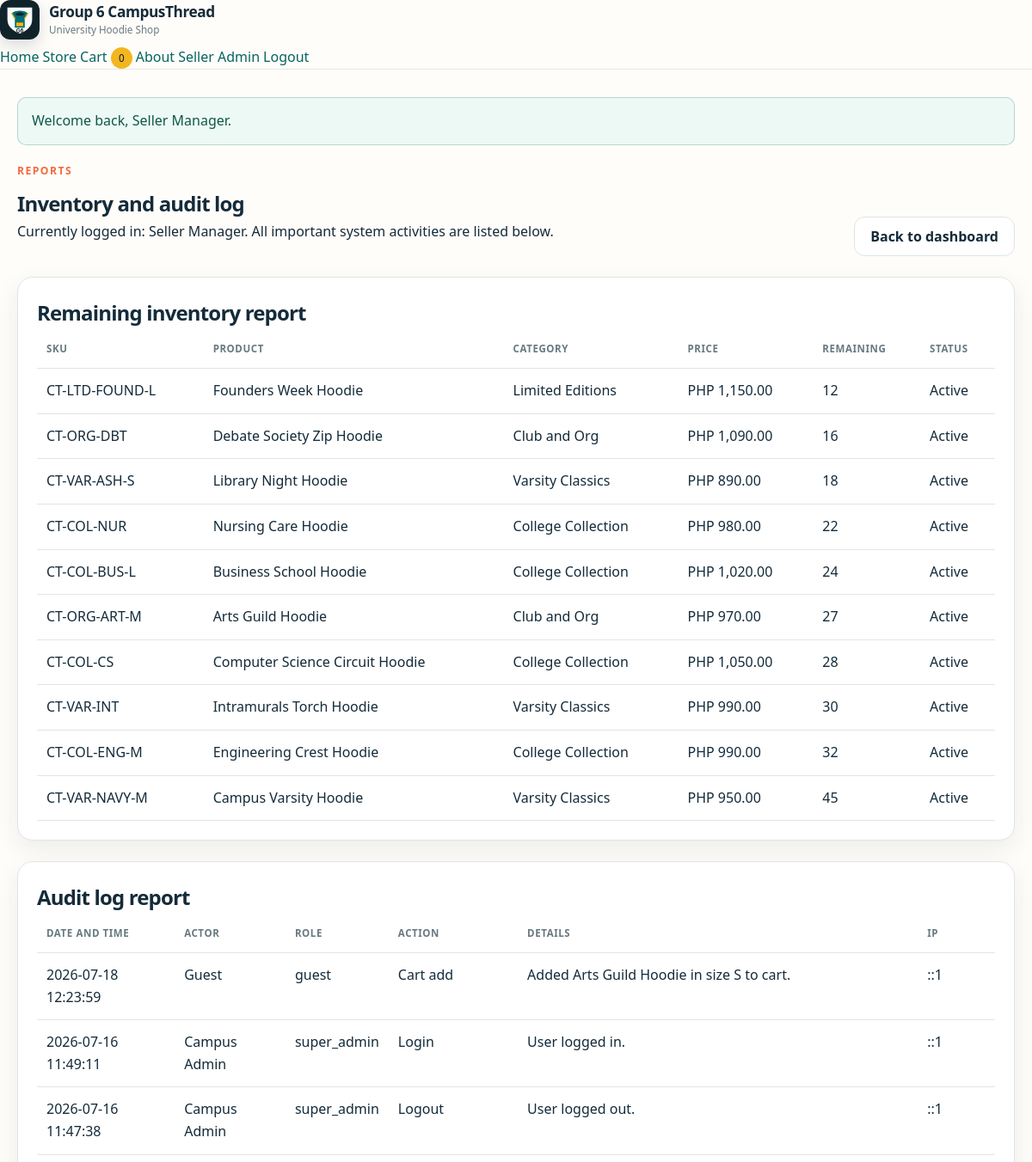
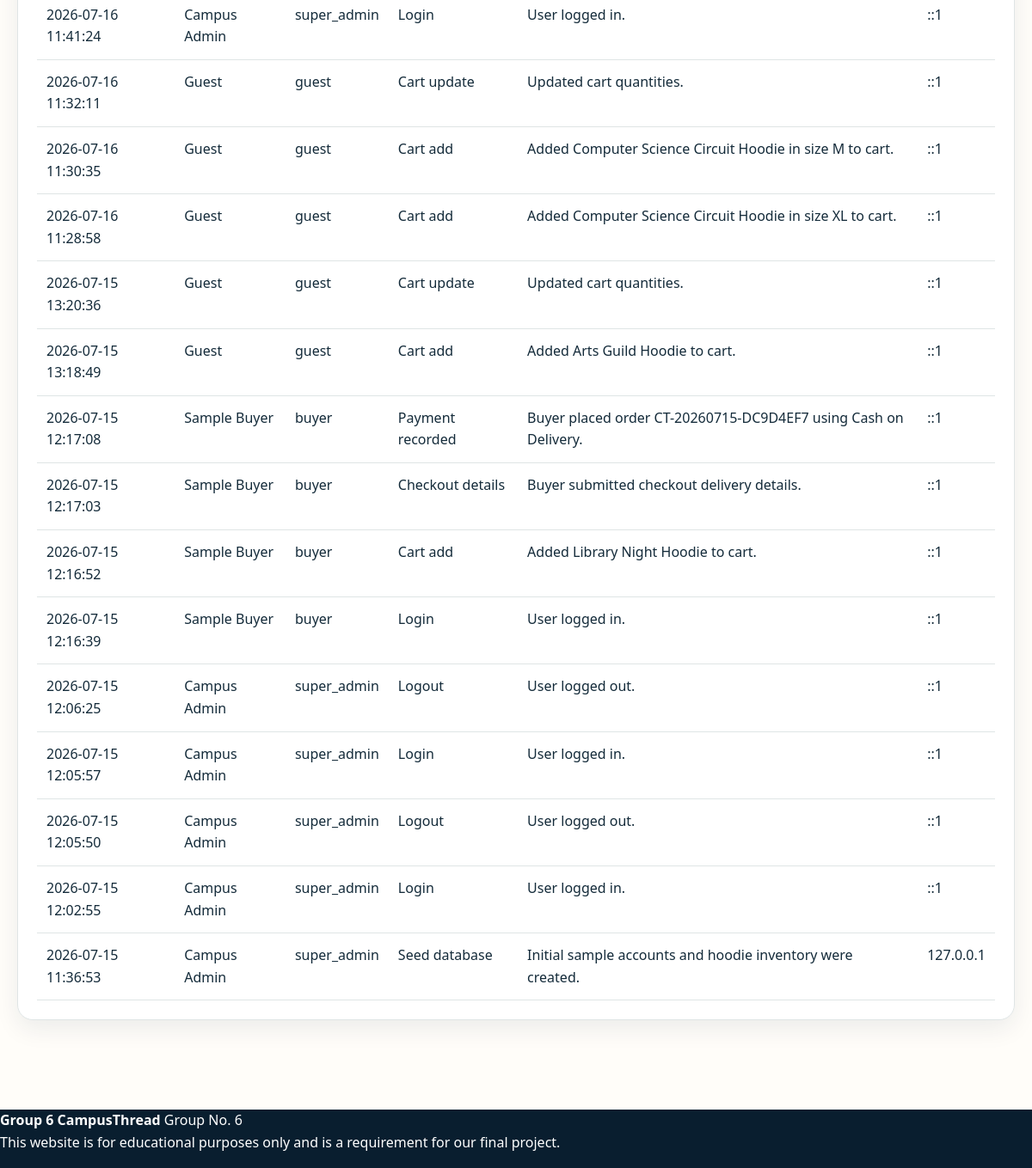
Page /campus-thread-hoodies/admin/reports.php (signed in) on the committed database (2 pictures, top to bottom).
### tables this page shows
CREATE TABLE users (
            id INTEGER PRIMARY KEY AUTOINCREMENT,
            complete_name TEXT NOT NULL,
            email TEXT NOT NULL UNIQUE,
            password_hash TEXT NOT NULL,
            complete_address TEXT NOT NULL DEFAULT '',
            contact_numbers TEXT NOT NULL DEFAULT '',
            role TEXT NOT NULL DEFAULT 'buyer',
            status TEXT NOT NULL DEFAULT 'active',
            email_verified INTEGER NOT NULL DEFAULT 0,
            email_token TEXT,
            created_at TEXT NOT NULL DEFAULT CURRENT_TIMESTAMP,
            updated_at TEXT NOT NULL DEFAULT CURRENT_TIMESTAMP
        );

CREATE TABLE categories (
            id INTEGER PRIMARY KEY AUTOINCREMENT,
            name TEXT NOT NULL UNIQUE,
            slug TEXT NOT NULL UNIQUE,
            description TEXT NOT NULL DEFAULT ''
        );

CREATE TABLE audit_logs (
            id INTEGER PRIMARY KEY AUTOINCREMENT,
            user_id INTEGER,
            actor_name TEXT NOT NULL,
            role TEXT NOT NULL,
            action TEXT NOT NULL,
            details TEXT NOT NULL,
            ip_address TEXT NOT NULL,
            created_at TEXT NOT NULL DEFAULT CURRENT_TIMESTAMP,
            FOREIGN KEY (user_id) REFERENCES users(id)
        );

### campus-thread-hoodies/includes/database.php (called while the page is built, shortened)
<?php
function db(): PDO
{
    static $pdo = null;
    if ($pdo instanceof PDO) {
        return $pdo;
    }
    $pdo = new PDO('sqlite:' . DB_PATH, null, null, [
        PDO::ATTR_ERRMODE => PDO::ERRMODE_EXCEPTION,
        PDO::ATTR_DEFAULT_FETCH_MODE => PDO::FETCH_ASSOC,
    ]);
    $pdo->exec('PRAGMA foreign_keys = ON');
    return $pdo;
}

### campus-thread-hoodies/includes/functions.php (called while the page is built, shortened)
<?php
function h($value): string
{
    return htmlspecialchars((string) $value, ENT_QUOTES, 'UTF-8');
}
function url(string $path = ''): string
{
    return rtrim(BASE_PATH, '/') . '/' . ltrim($path, '/');
}
function money(float $amount): string
{
    return 'PHP ' . number_format($amount, 2);
}
function current_user(): ?array
{
    static $cachedUser = null;
    if ($cachedUser !== null && (int) $cachedUser['id'] === (int) $_SESSION['user_id']) {
        return $cachedUser;
    }
    $stmt = db()->prepare('SELECT * FROM users WHERE id = ? AND status = ? LIMIT 1');
    $stmt->execute([$_SESSION['user_id'], 'active']);
    $cachedUser = $stmt->fetch() ?: null;
    return $cachedUser;
}
function require_admin(): void
{
    $user = current_user();
}

### campus-thread-hoodies/admin/reports.php (the view, shortened to what this page needs)
<?php
require_admin();
$inventory = db()->query("
    SELECT products.*, categories.name AS category_name
    FROM products
    JOIN categories ON categories.id = products.category_id
    ORDER BY products.stock ASC, products.name
")->fetchAll();
$logs = db()->query('SELECT * FROM audit_logs ORDER BY created_at DESC LIMIT 100')->fetchAll();
$currentAdmin = current_user();
require_once __DIR__ . '/../includes/header.php';
?>
<section class="admin-page-head">
    <div>
        <p class="eyebrow">Reports</p>
        <h1>Inventory and audit log</h1>
        <p>Currently logged in: <?= h($currentAdmin['complete_name']) ?>. All important system activities are listed below.</p>
    </div>
    <a class="button ghost" href="<?= h(url('admin/dashboard.php')) ?>">Back to dashboard</a>
</section>
<section class="summary-table">
    <h2>Remaining inventory report</h2>
    <table>
        <thead>
        <tr>
            <th>SKU</th>
            <th>Product</th>
            <th>Category</th>
            <th>Price</th>
            <th>Remaining</th>
            <th>Status</th>
        </tr>
        </thead>
        <tbody>
        <?php foreach ($inventory as $product): ?>
            <tr>
                <td><?= h($product['sku']) ?></td>
                <td><?= h($product['name']) ?></td>
                <td><?= h($product['category_name']) ?></td>
                <td><?= money((float) $product['price']) ?></td>
                <td class="<?= (int) $product['stock'] <= 10 ? 'low-stock' : '' ?>"><?= (int) $product['stock'] ?></td>
                <td><?= (int) $product['is_active'] === 1 ? 'Active' : 'Hidden' ?></td>
            </tr>
        <?php endforeach; ?>
        </tbody>
    </table>
</section>
<section class="summary-table">
    <h2>Audit log report</h2>
    <table>
        <thead>
        <tr>
            <th>Date and time</th>
            <th>Actor</th>
            <th>Role</th>
            <th>Action</th>
            <th>Details</th>
            <th>IP</th>
        </tr>
        </thead>
        <tbody>
        <?php foreach ($logs as $log): ?>
            <tr>
                <td><?= h($log['created_at']) ?></td>
                <td><?= h($log['actor_name']) ?></td>
                <td><?= h($log['role']) ?></td>
                <td><?= h($log['action']) ?></td>
                <td><?= h($log['details']) ?></td>
                <td><?= h($log['ip_address']) ?></td>
            </tr>
        <?php endforeach; ?>
        </tbody>
    </table>
</section>
<?php require_once __DIR__ . '/../includes/footer.php'; ?>

### campus-thread-hoodies/assets/css/styles.css (style rules this page uses)
:root { --navy: #102a43; --navy-deep: #091e2f; --teal: #087f7c; --teal-dark: #056562; --orange: #f26a3d; --gold: #f3b61f; --cream: #f7f2e8; --sand: #ede5d6; --paper: #fffdf9; --white: #ffffff; --ink: #142b3a; --muted: #687981; --line: #dfe5e5; --success: #18715c; --error: #a83b32; --radius-sm: 10px; --radius: 18px; --radius-lg: 30px; --shadow-sm: 0 10px 28px rgba(16, 42, 67, 0.08); --shadow: 0 24px 60px rgba(16, 42, 67, 0.13); --container: 1180px; }
* { box-sizing: border-box; }
html { min-height: 100%; scroll-behavior: smooth; }
body { min-height: 100vh; min-height: 100dvh; margin: 0; display: flex; flex-direction: column; color: var(--ink); background: var(--paper); font-family: "Segoe UI", Arial, Helvetica, sans-serif; font-size: 16px; line-height: 1.6; -webkit-font-smoothing: antialiased; }
body::before { position: fixed; inset: 0; z-index: -1; content: ""; pointer-events: none; background-image: radial-gradient(rgba(16, 42, 67, 0.045) 0.7px, transparent 0.7px); background-size: 16px 16px; }
a { color: var(--teal-dark); text-decoration: none; }
button, a { -webkit-tap-highlight-color: transparent; }
h1, h2, h3, p { overflow-wrap: break-word; }
h1, h2, h3 { letter-spacing: -0.035em; }
h1, h2, h3, p { margin-top: 0; }
.eyebrow { margin: 0 0 10px; color: var(--orange); font-size: 0.76rem; font-weight: 900; letter-spacing: 0.12em; text-transform: uppercase; }
.button { min-height: 46px; display: inline-flex; align-items: center; justify-content: center; gap: 10px; padding: 10px 18px; border: 1px solid var(--line); border-radius: 12px; color: var(--ink); background: var(--white); font-weight: 800; line-height: 1.2; text-align: center; cursor: pointer; transition: transform 150ms ease, box-shadow 150ms ease, background 150ms ease; }
.section-head, .admin-page-head { display: flex; align-items: end; justify-content: space-between; gap: 24px; margin: 0 0 24px; }
.section-head h2, .admin-page-head h1, .summary-table h2, .admin-card h2, .form-panel h1, .form-panel h2 { margin: 0; }
.product-card, .admin-card, .form-panel, .summary-panel, .summary-table, .empty-state, .about-grid article, .value-grid article { border: 1px solid var(--line); border-radius: var(--radius); background: var(--white); box-shadow: var(--shadow-sm); }
.summary-table { margin: 24px 0; overflow-x: auto; padding: 22px; }
table { width: 100%; min-width: 700px; border-collapse: collapse; }
th, td { padding: 13px 11px; border-bottom: 1px solid var(--line); text-align: left; vertical-align: top; }
th { color: var(--muted); font-size: 0.72rem; letter-spacing: 0.05em; text-transform: uppercase; }

### rows in the picture
users: complete_name "Seller Manager"
categories: sku "CT-LTD-FOUND-L", name "Founders Week Hoodie", name "Limited Editions", price "PHP 1,150.00", stock "12"
categories: sku "CT-ORG-DBT", name "Debate Society Zip Hoodie", name "Club and Org", price "PHP 1,090.00", stock "16", sku "CT-ORG-ART-M", name "Arts Guild Hoodie", price "PHP 970.00", stock "27"
categories: sku "CT-VAR-ASH-S", name "Library Night Hoodie", name "Varsity Classics", price "PHP 890.00", stock "18", sku "CT-VAR-INT", name "Intramurals Torch Hoodie", price "PHP 990.00", stock "30", sku "CT-VAR-NAVY-M", name "Campus Varsity Hoodie", price "PHP 950.00", stock "45"
categories: sku "CT-COL-NUR", name "Nursing Care Hoodie", name "College Collection", price "PHP 980.00", stock "22", sku "CT-COL-BUS-L", name "Business School Hoodie", price "PHP 1,020.00", stock "24", sku "CT-COL-CS", name "Computer Science Circuit Hoodie", price "PHP 1,050.00", stock "28", sku "CT-COL-ENG-M", name "Engineering Crest Hoodie", price "PHP 990.00", stock "32"
audit_logs: created_at "2026-07-18 12:23:59", actor_name "Guest", role "guest", action "Cart add", details "Added Arts Guild Hoodie in size S to cart.", ip_address "::1"
audit_logs: created_at "2026-07-16 11:49:11", actor_name "Campus Admin", role "super_admin", action "Login", details "User logged in.", ip_address "::1"
audit_logs: created_at "2026-07-16 11:47:38", actor_name "Campus Admin", role "super_admin", action "Logout", details "User logged out.", ip_address "::1"
audit_logs: created_at "2026-07-16 11:41:24", actor_name "Campus Admin", role "super_admin", action "Login", details "User logged in.", ip_address "::1"
audit_logs: created_at "2026-07-16 11:32:11", actor_name "Guest", role "guest", action "Cart update", details "Updated cart quantities.", ip_address "::1"
audit_logs: created_at "2026-07-16 11:30:35", actor_name "Guest", role "guest", action "Cart add", details "Added Computer Science Circuit Hoodie in size M to cart.", ip_address "::1"
audit_logs: created_at "2026-07-16 11:28:58", actor_name "Guest", role "guest", action "Cart add", details "Added Computer Science Circuit Hoodie in size XL to cart.", ip_address "::1"
audit_logs: created_at "2026-07-15 13:20:36", actor_name "Guest", role "guest", action "Cart update", details "Updated cart quantities.", ip_address "::1"
audit_logs: created_at "2026-07-15 13:18:49", actor_name "Guest", role "guest", action "Cart add", details "Added Arts Guild Hoodie to cart.", ip_address "::1"
audit_logs: created_at "2026-07-15 12:17:08", actor_name "Sample Buyer", role "buyer", action "Payment recorded", details "Buyer placed order CT-20260715-DC9D4EF7 using Cash on Delivery.", ip_address "::1"
audit_logs: created_at "2026-07-15 12:17:03", actor_name "Sample Buyer", role "buyer", action "Checkout details", details "Buyer submitted checkout delivery details.", ip_address "::1"
audit_logs: created_at "2026-07-15 12:16:52", actor_name "Sample Buyer", role "buyer", action "Cart add", details "Added Library Night Hoodie to cart.", ip_address "::1"
audit_logs: created_at "2026-07-15 12:16:39", actor_name "Sample Buyer", role "buyer", action "Login", details "User logged in.", ip_address "::1"
audit_logs: created_at "2026-07-15 12:06:25", actor_name "Campus Admin", role "super_admin", action "Logout", details "User logged out.", ip_address "::1"
audit_logs: created_at "2026-07-15 12:05:57", actor_name "Campus Admin", role "super_admin", action "Login", details "User logged in.", ip_address "::1"
audit_logs: created_at "2026-07-15 12:05:50", actor_name "Campus Admin", role "super_admin", action "Logout", details "User logged out.", ip_address "::1"
audit_logs: created_at "2026-07-15 12:02:55", actor_name "Campus Admin", role "super_admin", action "Login", details "User logged in.", ip_address "::1"
audit_logs: created_at "2026-07-15 11:36:53", actor_name "Campus Admin", role "super_admin", action "Seed database", details "Initial sample accounts and hoodie inventory were created.", ip_address "127.0.0.1"

### other values in the picture
GROUP_NAME "Group 6 CampusThread"
$cartCount "0"
$message "Welcome back, Seller Manager."
GROUP_NUMBER "6"
